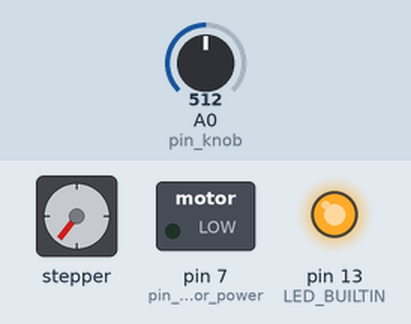
Simulated run of this sketch. Board: Arduino Uno, built with avr-gcc and run on an emulated ATmega328P. Parts: stepper motor, switched loads named in the sketch (green lamp = pin HIGH), output pins drawn as LEDs (lit = HIGH). Inputs (shaded band) come from the test bench; at power-on: A0 (pin_knob) = 512. Stepper angles assume 200 steps per turn; pins used as bus, display or sensor lines are not drawn.

Above: at 6.17 s.
6.5 s: A0 (pin_knob) set to 716
At 8.6 s:
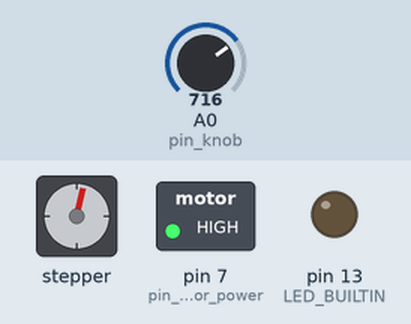
9.0 s: A0 (pin_knob) set to 742
At 10.5 s:
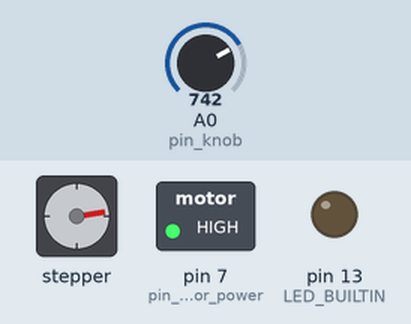
11.5 s: A0 (pin_knob) set to 900
At 13.6 s:
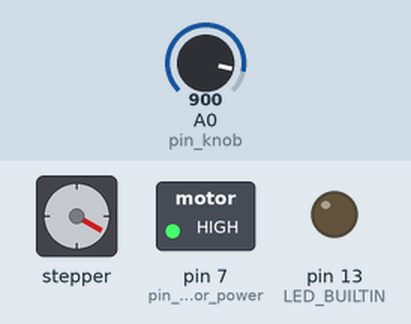
14.0 s: A0 (pin_knob) set to 875
At 15.5 s:
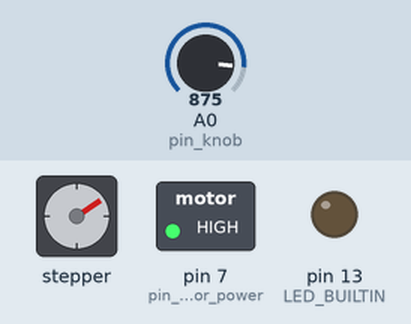
16.5 s: A0 (pin_knob) set to 306
At 16.65 s:
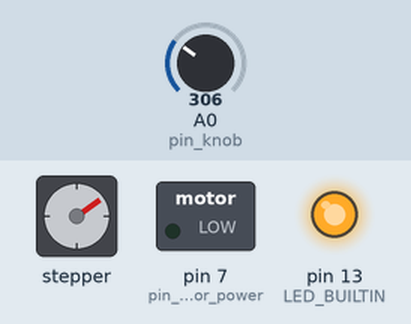
Timing chart, 0 to 19.5 s (numbered marks = the images above; inputs shaded):
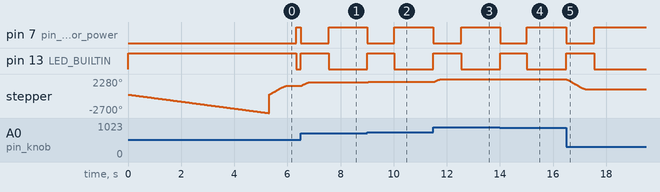

Measured:
- the behaviour switches between 724 and 725 on A0 (pin_knob) (found by bisection; images 1 and 2)
- the behaviour switches between 887 and 886 on A0 (pin_knob) (found by bisection; images 3 and 4)
- after the input at 6.5 s, pin 7 (pin_motor_power): HIGH → LOW at once, → HIGH 1.1 s later; pin 13 (LED_BUILTIN): LOW → HIGH at once, → LOW 1.1 s later; stepper: turns 517° clockwise in 0.36 s, starting at once
- after the input at 9.0 s, pin 7 (pin_motor_power): HIGH → LOW at once, → HIGH 1.0 s later; pin 13 (LED_BUILTIN): LOW → HIGH at once, → LOW 1.0 s later; stepper: turns 67° clockwise, starting at once
- after the input at 11.5 s, pin 7 (pin_motor_power): HIGH → LOW at once, → HIGH 1.1 s later; pin 13 (LED_BUILTIN): LOW → HIGH at once, → LOW 1.1 s later; stepper: turns 399° clockwise in 0.32 s, starting at once
- after the input at 14.0 s, pin 7 (pin_motor_power): HIGH → LOW at once, → HIGH 1.0 s later; pin 13 (LED_BUILTIN): LOW → HIGH at once, → LOW 1.0 s later; stepper: turns 63° counter-clockwise, starting at once
- after the input at 16.5 s, pin 7 (pin_motor_power): HIGH → LOW at once, → HIGH 1.1 s later; pin 13 (LED_BUILTIN): LOW → HIGH at once, → LOW 1.1 s later; stepper: turns 1442° counter-clockwise in 0.78 s, starting at once
- by itself, stepper: turns 2700° counter-clockwise in 5.3 s, then 3997° clockwise in 0.69 s

The sketch:

laser_mirror.ino
```cpp
// HeNe laser exhibit.  2022
// Arduino IDE 1.8.19
// Arduino Boards 1.8.3
#include <AccelStepper.h>   // 1.61.0

// SOFTWARE CONFIG
const byte sleep_delay_s = 1;           // seconds to wait before putting stepper in low-current mode.
const byte exhibit_off_delay_m = 10;     // minutes to wait before turning off the exhibit
const int stepper_max_steps = 1424;     // number of steps controlled by the knob
const int stepper_reset_steps = -1500;  // number of steps to ensure mechanical stop is hit
const int stepper_speed = 2000;         // steps per second
const int stepper_reset_speed = 300;    // steps per second during reset (slower)
const int stepper_accel = 8000;         // steps per second^2
const int knob_samples = 100;           // number of knob samples to average
const int knob_deadband = 8;            // ADC threshold before exhibit is considered "awake"


// HARDWARE CONFIG
const float adc_max = 1011.0;           // Max value expected from the pot, ensures float division.
const byte pin_step = 4;                // stepper pulse pin
const byte pin_dir = 3;                 // stepper direction pin
const byte pin_knob = A0;               // knob analog read pin
const byte pin_motor_power = 7;         // motor enable pin (high = OFF)
const byte pin_laser_power = 8;         // laser enable pin (high = ON)
AccelStepper stepper(AccelStepper::DRIVER, pin_step, pin_dir);


// TRACKING VARIABLES
int knob_resolved_value = 0;            // averaged knob value
int knob_previous_value = 0;            // knob value for deadband comparison
int knob_buffer[knob_samples];          // knob samples to average
unsigned long knob_buffer_total = 0;    // sum of knob samples
byte knob_buffer_read_index = 0;        // index to read from buffer
bool power = 1;                         // exhibit laser power state
bool awake = 1;                         // exhibit motor power state
long last_touch_ms = 0;                 // time in milliseconds since last touch


// Sets the exhibit (laser) power state.
void set_power(bool state) {
    digitalWrite(pin_laser_power, state);
    power = state;
}


// Sets the exhibit (motor) sleep state.
void set_awake(bool state) {
    // enable pin pulled high turns off the motor.
    digitalWrite(pin_motor_power, !state);
    digitalWrite(LED_BUILTIN, state);
    awake = state;
}


// initial reset routine to position the motor from an unknown state.
void reset_stepper() {
    stepper.setAcceleration(stepper_accel);
    stepper.setMaxSpeed(stepper_reset_speed);

    // blocking call to reset the stepper position
    stepper.runToNewPosition(stepper_reset_steps);
    stepper.setCurrentPosition(0);

    // set normal running speed
    stepper.setMaxSpeed(stepper_speed);
}


// Arduino Setup routine
void setup() {
    memset(knob_buffer, 0, sizeof(knob_buffer));
    pinMode(pin_motor_power, OUTPUT);
    pinMode(pin_laser_power, OUTPUT);
    pinMode(LED_BUILTIN, OUTPUT);
    set_power(1);
    set_awake(1);
    reset_stepper();
}


// Arduino loop routine
void loop() {
    sample_knob();
    update_state();
    if (power && awake) {update_position();}
}


// Updates the sleep and power state of the exhibit.
// Sleeps after no one has touched it in sleep_delay_s
// Powers down after no one has touched it in exhibit_off_delay_m
void update_state() {
    // compare current knob setting to last recorded value
    // and see if it's outside the deadband, if so, wake up
    if (abs(knob_resolved_value -  knob_previous_value) > knob_deadband) {

        last_touch_ms = millis();
        knob_previous_value = knob_resolved_value;

        if (!power) {
            set_power(1);
        }
        if (!awake) {
            set_awake(1);
        }
        return;
    }

    // Check the timer to see if it's time to sleep.
    if (awake) {
        if (millis() - last_touch_ms > sleep_delay_s * 1000) {
            set_awake(0);
        }
    }

    // Check the timer to see if it's time to shut down.
    if (power) {
        if (millis() - last_touch_ms > exhibit_off_delay_m * 60000) {
            set_power(0);
        }
    }
}


// Updates the motor position and run the motor.  Called frequently.
void update_position() {
    long position = (knob_resolved_value / adc_max) * stepper_max_steps;
    stepper.moveTo(position);
    stepper.run();
}

// Reads the knob's analog input and averages multiple samples
void sample_knob() {
    knob_buffer_total = knob_buffer_total - knob_buffer[knob_buffer_read_index];
    knob_buffer[knob_buffer_read_index] = analogRead(pin_knob);
    knob_buffer_total = knob_buffer_total + knob_buffer[knob_buffer_read_index];

    knob_buffer_read_index ++;

    // index wrapping
    if (knob_buffer_read_index >= knob_samples) {
        knob_buffer_read_index = 0;
    }

    knob_resolved_value = knob_buffer_total / knob_samples;
}
```
